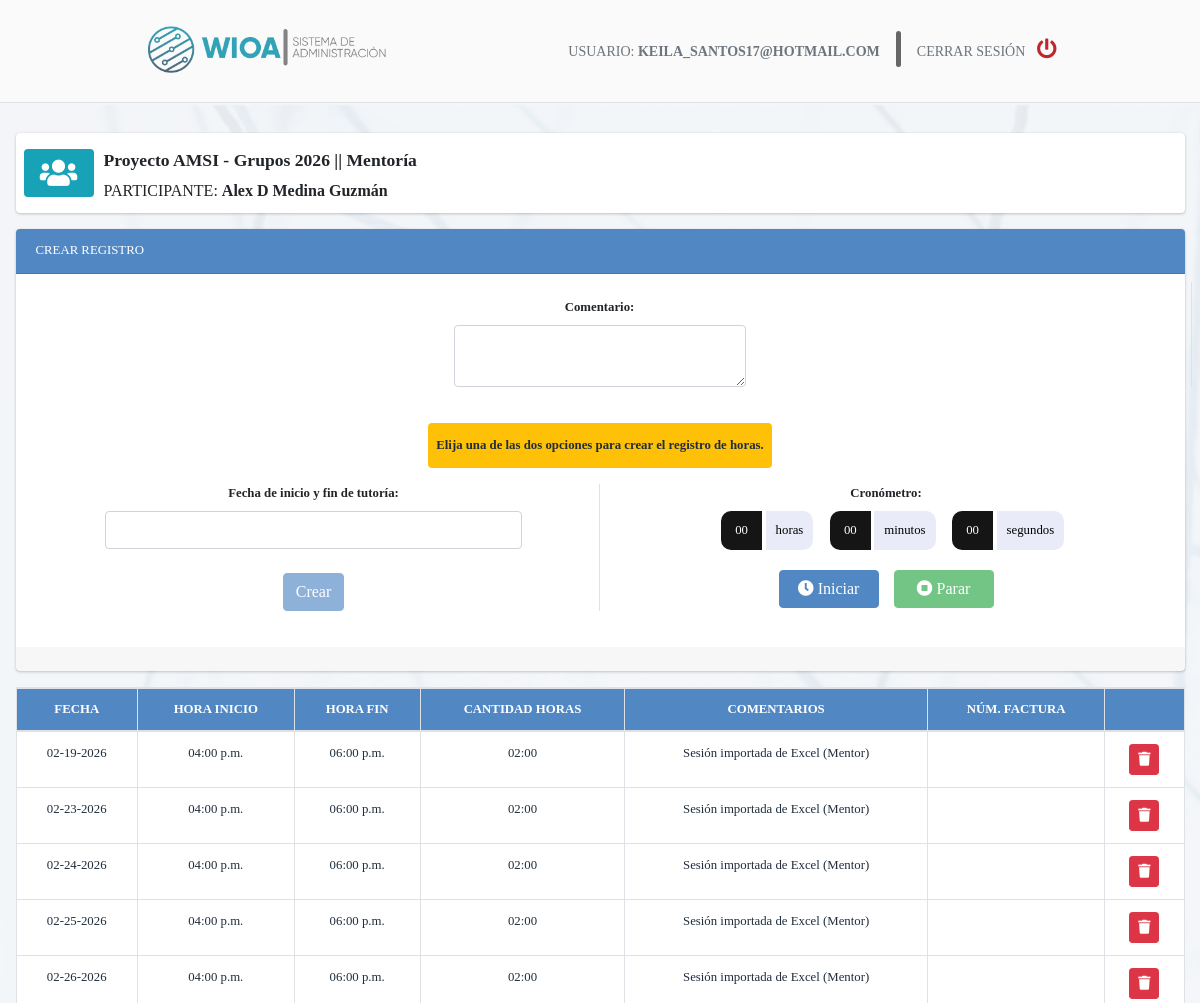
Before: /registros/crearRegistroDetalle/3 (signed in, upper part) with the older database file.
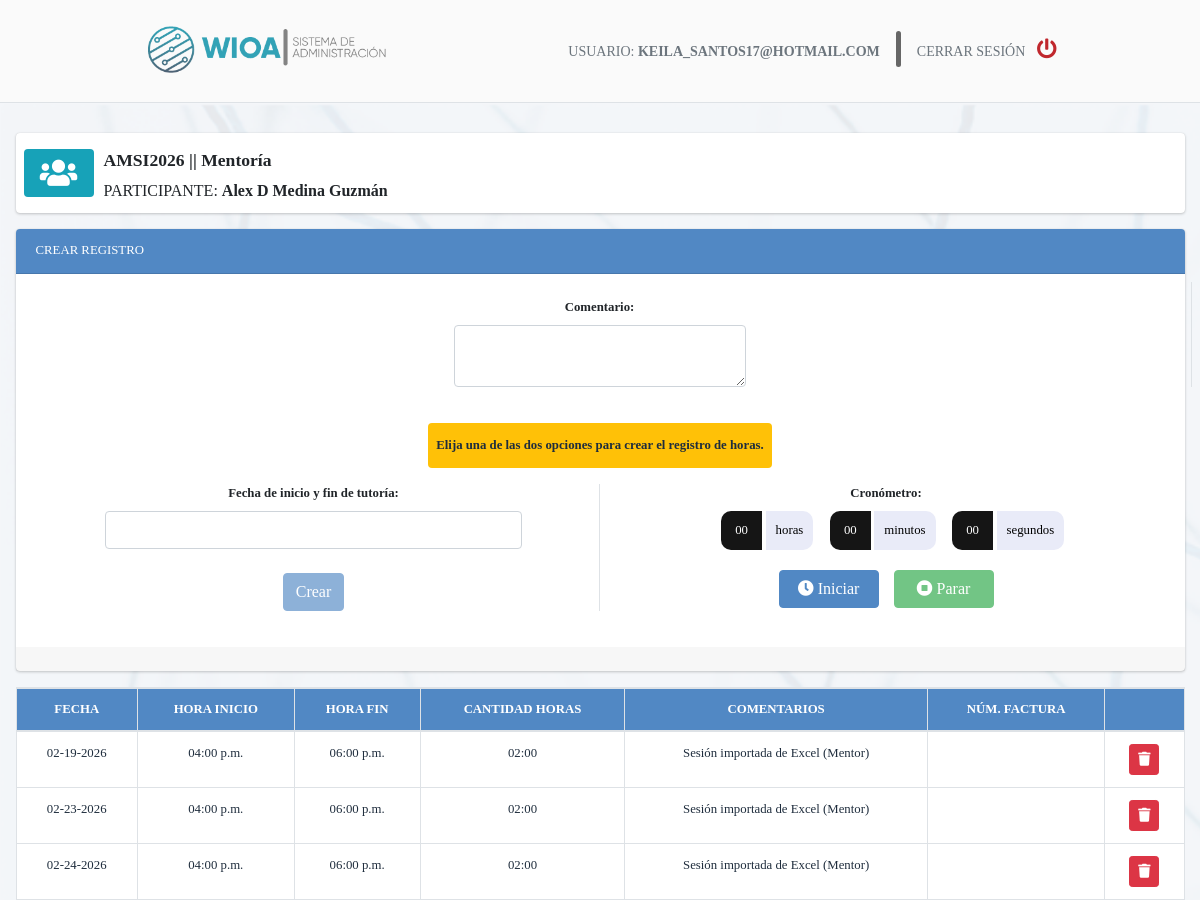
After: the same page with the newer database file.
### apps/registros/models.py (models this page shows, shortened)
class Registro(models.Model):
    id = models.AutoField(primary_key=True)
    fechaCreacion = models.DateTimeField(auto_now=True)
    proyecto_servicio = models.ForeignKey(ServiciosProyecto, verbose_name="Proyecto y Servicio", on_delete=models.PROTECT, blank=False, null=False)
    alumno = models.ForeignKey(Alumno, on_delete=models.PROTECT, blank=False, null=False, verbose_name="Participante")
    comentario = models.CharField(max_length=400, blank=True, null=True)
    usuario = models.ForeignKey(User, on_delete=models.PROTECT, blank=False, null=False)
    def calcular_total_horas_por_alumno(self):
        segundos = self.calcular_total_horas_registradas_por_alumno()
        tiempo = convertir_tiempo(segundos)
        return tiempo
    def calcular_total_horas_registradas_por_alumno(self):
        segundosRegistrado = 0
        for det in RegistroDetalle.objects.filter(registro=self):
            timediff = (det.fechaHoraFin - det.fechaHoraInicio)
            segundosRegistrado += int(timediff.total_seconds())
        return segundosRegistrado

class RegistroDetalle(models.Model):
    id = models.AutoField(primary_key=True)
    fechaCreacion = models.DateTimeField(auto_now=True)
    fechaHoraInicio=models.DateTimeField(auto_now=False)
    fechaHoraFin=models.DateTimeField(auto_now=False)
    registro = models.ForeignKey(Registro, on_delete=models.PROTECT, blank=False, null=False)
    factura = models.ForeignKey(Factura, on_delete=models.PROTECT, blank=True, null=True)
    usuario = models.ForeignKey(User, on_delete=models.PROTECT, blank=False, null=False)
    comentario = models.CharField(max_length=400, blank=True, null=True)
    def calcular_total_hs_detalle(self):
        timediff = (self.fechaHoraFin - self.fechaHoraInicio)
        segundos = int(timediff.total_seconds())
        tiempo = convertir_tiempo(segundos)
        return tiempo

### apps/proyecto/models.py (models this page shows, shortened)
class ServiciosProyecto(models.Model):
    TIPO_FACTURACION = (
       ('Por hora', ('Por hora')),
       ('Por participante', ('Por participante')),
    )
    id = models.AutoField(primary_key=True)
    precio_por_hora_participante = models.DecimalField(max_digits=7, decimal_places=2, blank=False, null=False, default=0, verbose_name="Precio (por Hora | Participante)") #El precio puede ser por hora o por participante, segun opcion elegida en tipo_facturacion
    cantidad_participantes = models.IntegerField(blank=False, null=False, default=0, verbose_name='Límite de participantes', validators=[MinValueValidator(0)])
    total_horas = models.IntegerField(blank=False, null=False, default=0, verbose_name="Total de horas por participante", validators=[MinValueValidator(0)])
    presupuesto_total = models.DecimalField(max_digits=10, decimal_places=2, blank=False, null=False, default=0)
    nroPartidaPresupuestaria = models.CharField(max_length=200, blank=True,null=True, verbose_name='Número de Partida Presupuestaria')
    tipo_facturacion = models.CharField(max_length=32, choices=TIPO_FACTURACION, verbose_name="Tipo de Facturación", default='', blank=False, null=False)
    servicio = models.ForeignKey(Servicio, on_delete=models.PROTECT, blank=False, null=False)
    proyecto = models.ForeignKey(Proyecto, on_delete=models.PROTECT, blank=False, null=False)
    class Meta:
        verbose_name = ("Servicios del Proyecto")
        verbose_name_plural = ("Servicios del Proyecto")
        ordering = ['proyecto', 'servicio']
    def __str__(self) :
        return self.proyecto.nombre + ' || ' + self.servicio.nombre

class Proyecto(models.Model):
    id = models.AutoField(primary_key=True)
    nombre = models.CharField(max_length=50, blank=False,null=False, verbose_name='Nombre del Proyecto')
    fechaCreacion = models.DateTimeField(auto_now=True, verbose_name='Fecha de Creación')
    logoCliente = models.ImageField(upload_to="logos", null=True, blank=True, verbose_name="Logo del Cliente")
    logoAdmin1 = models.ImageField(upload_to="logos", null=True, blank=True, verbose_name="Logo Uno a Uno Admin")
    logoAdmin2 = models.ImageField(upload_to="logos", null=True, blank=True, verbose_name="Logo WIOA Admin")
    alumnos = models.ManyToManyField(Alumno, related_name='proyecto', verbose_name="Participantes")
    maestros = models.ManyToManyField(Maestro, related_name='proyecto', verbose_name="Consultores Educativos")
    class Meta:
        verbose_name = ("Proyecto")
        verbose_name_plural = ("Proyectos")
        ordering = ['nombre']

class Servicio(models.Model):
    id = models.AutoField(primary_key=True)
    nombre = models.CharField(max_length=50, blank=False,null=False)
    class Meta:
        verbose_name='Servicio'
        verbose_name_plural='Servicios'
        ordering=['nombre']

### apps/administracion/models.py (models this page shows)
class Alumno(models.Model):
    TIPO = (
       ('Madre', ('Madre')),
       ('Padre', ('Padre')),
       ('Otro',  ('Otro')),
    )
    id = models.AutoField(primary_key=True)
    nombre = models.CharField(max_length=50, blank=False,null=False)
    apellidoPaterno = models.CharField(max_length=100, verbose_name='Apellido Paterno', blank=True, null=True)
    apellidoMaterno = models.CharField(max_length=100, verbose_name='Apellido Materno', blank=True, null=True)
    nivelEscolar = models.CharField(max_length=20, verbose_name='Nivel escolar', blank=False, null=False)
    direccion = models.CharField(max_length=100, blank=True, null=True)
    email = models.CharField(max_length=150, blank=True, null=True)
    telefono = models.CharField(max_length=100, blank=True, null=True)
    tipoEncargado = models.CharField(max_length=32, choices=TIPO, default='Madre', blank= False, null=False)
    nombreEncargado = models.CharField(max_length=50, verbose_name='Nombre del Encargado Legal', blank=True,null=True)
    emailEncargado = models.CharField(max_length=150, verbose_name='Email del Encargado Legal', blank=True,null=True)
    telefonoEncargado = models.CharField(max_length=100, verbose_name='Teléfono del Encargado Legal', blank=True,null=True)
    escuela = models.ForeignKey(Escuela, on_delete=models.PROTECT, blank=False, null=False)
    class Meta:
        verbose_name='Participante'
        verbose_name_plural='Participantes'
        ordering=['nombre', 'apellidoPaterno', 'apellidoMaterno']
    def __str__(self) :
        res = self.nombre+' '+self.apellidoPaterno+' '
        if self.apellidoMaterno != None:
            res+=self.apellidoMaterno
        return res

### apps/registros/views.py (the view, shortened to what this page needs)
# urls.py: path('crearRegistroDetalle/<int:registropk>', login_required(CrearRegistroDetalle.as_view()), name = 'crearRegistroDetalle'),
class CrearRegistroDetalle(CreateView):
    models = RegistroDetalle
    form_class = RegistroDetalleForm
    template_name = CREAR_REGISTRO_DETALLE_FILE
    @method_decorator(csrf_exempt)
    @method_decorator(login_required)
    def dispatch(self, request, *args, **kwargs):
        return super().dispatch(request, *args, **kwargs)
    def get_context_data(self, *args, **kwargs):
        kwargs['titulo'] = 'Crear registro de horas'
        kwargs['registro'] = Registro.objects.get(id=self.kwargs['registropk'])
        kwargs['registrosDet'] = RegistroDetalle.objects.filter(registro=self.kwargs['registropk'])
        return super(CrearRegistroDetalle,self).get_context_data(**kwargs)

### apps/registros/forms.py
class RegistroDetalleForm(forms.ModelForm):
    def __init__(self, *args, **kwargs):
        super(RegistroDetalleForm, self).__init__(*args, **kwargs)
        for field in self.fields:
            self.fields[field].widget.attrs = {
                'class': 'form-control mb-3'
            }
        self.fields['comentario'].widget.attrs = {
            'class': 'form-control w-25 mx-auto'
        }
    class Meta:
        model = RegistroDetalle
        fields = '__all__'
        widgets={
            'comentario': forms.Textarea(
                attrs = {
                    'placeholder':'',
                    'rows':'4'
                }
            ),
        }

### apps/registros/models.py (called while the page is built)
def convertir_tiempo(segundos):
    if segundos is None:
        return '00:00'
    if hasattr(segundos, 'total_seconds'):
        segundos = int(segundos.total_seconds())
    horas = segundos // 3600
    horas_str = str(horas).zfill(2)
    minutos = (segundos % 3600) // 60
    minutos_str = str(minutos).zfill(2)
    seg_restantes = segundos % 60
    seg_str = str(seg_restantes).zfill(2)
    tiempo = f"{horas_str}:{minutos_str}" #+':'+seg_str
    return tiempo

### templates/registros/registro/crearRegistroDetalle.html (shortened to what the changed rows need)
{% extends 'index.html' %}
{% load static %}
{% block conteiner %}
  <div class="info-box">
    <div class="info-box-content">
        <span class="info-box-number">{{ registro.proyecto_servicio }}</span>
        <span class="info-box-text">PARTICIPANTE: <b>{{ registro.alumno }}</b> </span>
    </div>
  </div>
  <div class="table-stats order-table ov-h table-responsive">
    {% if registrosDet %}
      <table id="tablaDetalleRegistro" class="table table-bordered table-hover dataTable table-head-fixed text-nowrap bg-white">
          <thead class="text-center bg-header-tabla">
              <tr>
                  <th class="">FECHA</th>
                  <th class="">HORA INICIO</th>
                  <th class="">HORA FIN</th>
                  <th class="">CANTIDAD HORAS</th>
                  <th class="">COMENTARIOS</th>
                  <th class="">NÚM. FACTURA</th>
                  <th class=""></th>
              </tr>
          </thead>
          <tbody>
              {% for det in registrosDet %}
              <tr class="text-center">
                  <td>{{ det.fechaHoraInicio | date:"m-d-Y" }}</td>
                  <td>{{ det.fechaHoraInicio | date:"h:i a" }}</td>
                  <td>{{ det.fechaHoraFin | date:"h:i a" }}</td>
                  <td>{{ det.calcular_total_hs_detalle }}</td>
                  <td>{{ det.comentario | default:'' }}</td>
                  <td>{{ det.factura.id }}</td>
                  <td>
                      {% if det.factura.id == none %}
                        <a class="btn btn-danger btn-sm" rel="eliminar" href="#" onClick="eliminarRegistro({{ det.id | slugify }}, '../eliminarRegistroDetalle/')" ><icon class="fa fa-trash"></icon></a>
                      {% endif %}
                  </td>
              </tr>
              {% endfor %}
          </tbody>
      </table>
    {% else %}
      <h3 class="pl-2">No existen Horas registradas.</h3>
    {% endif %}
  </div>
{% endblock conteiner %}

Changed rows visible on the page:
no longer on this page (row unchanged): RegistroDetalle: fechaHoraInicio "02-25-2026", fechaHoraInicio "04:00 p.m.", fechaHoraFin "06:00 p.m.", calcular_total_hs_detalle "02:00", comentario "Sesión importada de Excel (Mentor)"
no longer on this page (row unchanged): RegistroDetalle: fechaHoraInicio "02-26-2026", fechaHoraInicio "04:00 p.m.", fechaHoraFin "06:00 p.m.", calcular_total_hs_detalle "02:00", comentario "Sesión importada de Excel (Mentor)"
changed Registro "Alex D Medina Guzmán": proyecto_servicio "Proyecto AMSI - Grupos 2026 || Mentoría" → "AMSI2026 || Mentoría"
